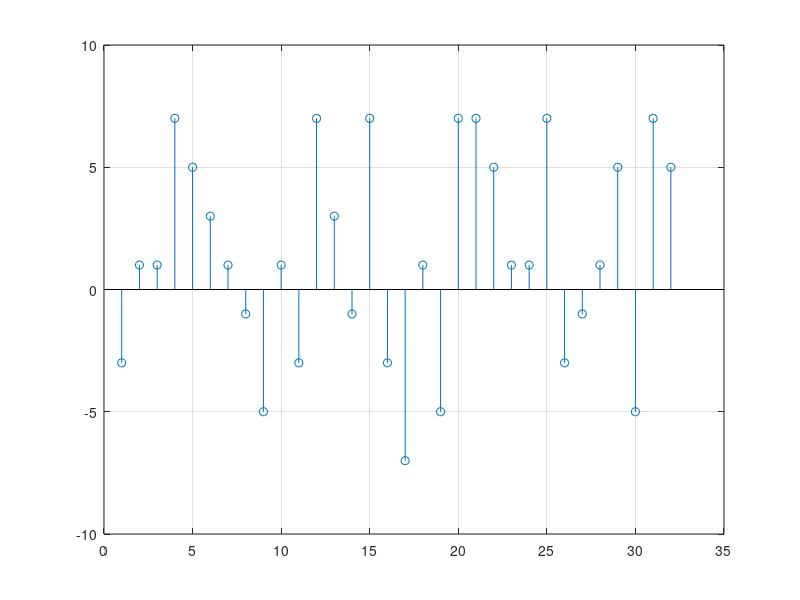
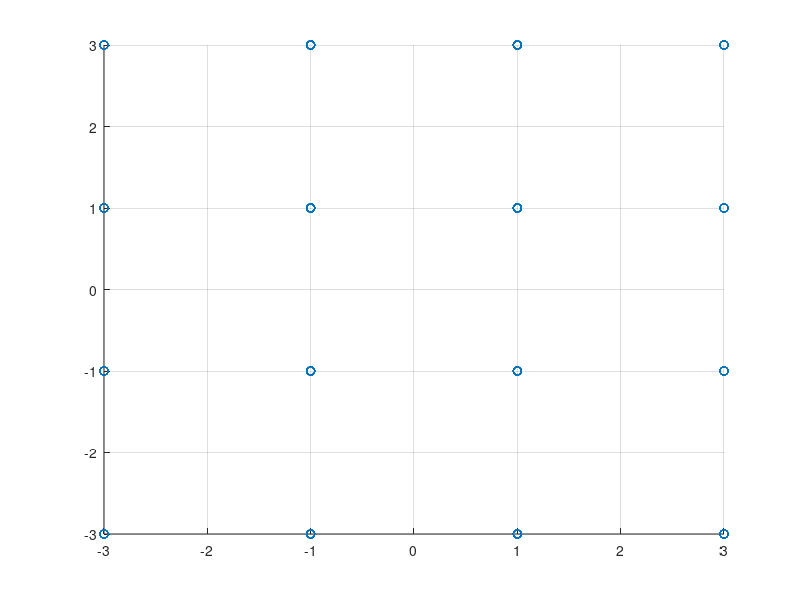
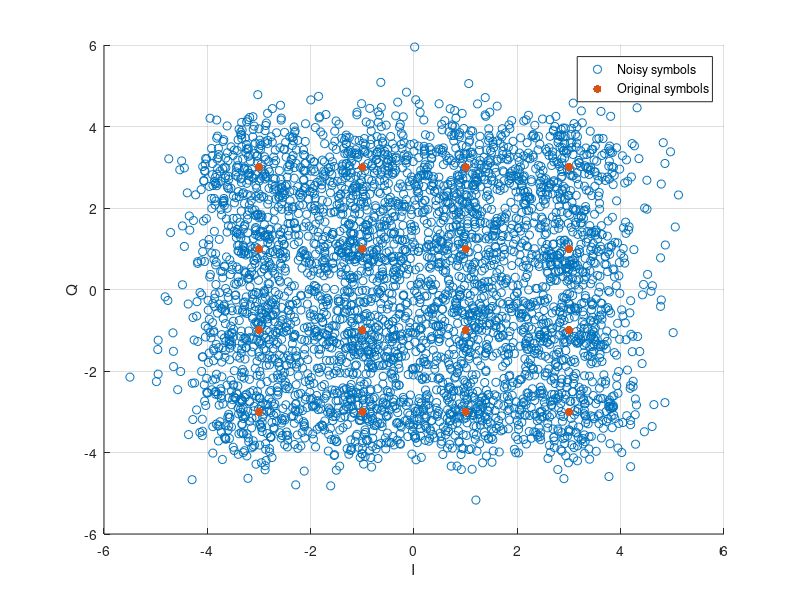

Write MATLAB code to recreate these figures, in order.
%% p1
clc; clear; close all;

data = load('./Lab5_given_data/S5P1.mat');
bs = data.bs(:).';
L = length(bs);

n = 3;
N = 2^n;
levels = -(N-1):2:(N-1);

grayCodes = zeros(N,1);
for i = 0:N-1 %binary
    grayCodes(i+1) = bitxor(i, bitshift(i,-1));
end

Nsymbols = L/n;
symbols = zeros(Nsymbols,1);
for i = 1:Nsymbols
    seg = bs((i-1)*n+1 : i*n);
    segVal = seg * (2.^(n-1:-1:0)).';

    idx = find(segVal == grayCodes);
    symbols(i) = levels(idx);
end

figure;
stem(1:Nsymbols, symbols);
grid on;

%% p2
clc; clear; close all;

data = load('./Lab5_given_data/S5P2.mat');
bs = data.bs(:).';
L = length(bs);

n = 2;
N = 2^n;
levels = -(N-1):2:(N-1);

grayCodes = zeros(N,1);
for i = 0:N-1 %binary
    grayCodes(i+1) = bitxor(i, bitshift(i,-1));
end

k = 2*n;
Nsymbols = floor(L/k);
symbols_I = zeros(Nsymbols,1);
symbols_Q = zeros(Nsymbols,1);
for i = 1:Nsymbols
    seg_I = bs((i-1)*k+1 : (i-1)*k+n);
    segVal_I = seg_I * (2.^(n-1:-1:0)).';
    idx_I = find(segVal_I == grayCodes);
    symbols_I(i) = levels(idx_I);

    seg_Q = bs((i-1)*k+n+1 : i*k);
    segVal_Q = seg_Q * (2.^(n-1:-1:0)).';
    idx_Q = find(segVal_Q == grayCodes);
    symbols_Q(i) = levels(idx_Q);
end

figure;
scatter(symbols_I, symbols_Q);
grid on;

%% p3
clc; clear; close all;

data = load('./Lab5_given_data/S5P3.mat');
bs = data.bs(:).';
L = length(bs);

%16QAM
n = 2;
N = 2^n;
levels = -(N-1):2:(N-1);

grayCodes = zeros(N,1);
for i = 0:N-1 %binary
    grayCodes(i+1) = bitxor(i, bitshift(i,-1));
end

k = 2*n;
Nsymbols = floor(L/k);
symbols_I = zeros(Nsymbols,1);
symbols_Q = zeros(Nsymbols,1);
for i = 1:Nsymbols
    seg_I = bs((i-1)*k+1 : (i-1)*k+n);
    segVal_I = seg_I * (2.^(n-1:-1:0)).';
    idx_I = find(segVal_I == grayCodes);
    symbols_I(i) = levels(idx_I);

    seg_Q = bs((i-1)*k+n+1 : i*k);
    segVal_Q = seg_Q * (2.^(n-1:-1:0)).';
    idx_Q = find(segVal_Q == grayCodes);
    symbols_Q(i) = levels(idx_Q);
end
symbols = symbols_I + 1j*symbols_Q;

Es = mean(abs(symbols).^2);
SNRdb = 10;
SNR = 10^(SNRdb/10);
N0 = Es/SNR;
noise = sqrt(N0/2)*(randn(size(symbols)) + 1j*randn(size(symbols)));
rx = symbols + noise;

noise_energy = mean(abs(noise).^2);
test_SNR = Es/noise_energy;
test_SNR = 10*log10(test_SNR);
fprintf('test SNR(dB) = %.4f\n', test_SNR);

figure;
hold on;
scatter(real(rx), imag(rx));
scatter(real(symbols), imag(symbols), "filled");
xlabel('I');
ylabel('Q');
legend('Noisy symbols','Original symbols');
grid on;

rx_I = real(rx);
rx_Q = imag(rx);
det_I = zeros(size(rx_I));
det_Q = zeros(size(rx_Q));
for i = 1:length(rx)
    [~, idx_I] = min(abs(rx_I(i) - levels));
    [~, idx_Q] = min(abs(rx_Q(i) - levels));
    det_I(i) = levels(idx_I);
    det_Q(i) = levels(idx_Q);
end
rx_detect = det_I + 1j*det_Q;

num_errors = sum(rx_detect ~= symbols);
SER = num_errors / length(symbols);
fprintf('SER = %.4f\n', SER);

E0 = 1;
p = (6/4)*qfunc(sqrt(E0/(N0/2)));
theo_SER = 1-(1-p)^2;
fprintf('theoretical SER = %.4f\n', theo_SER);